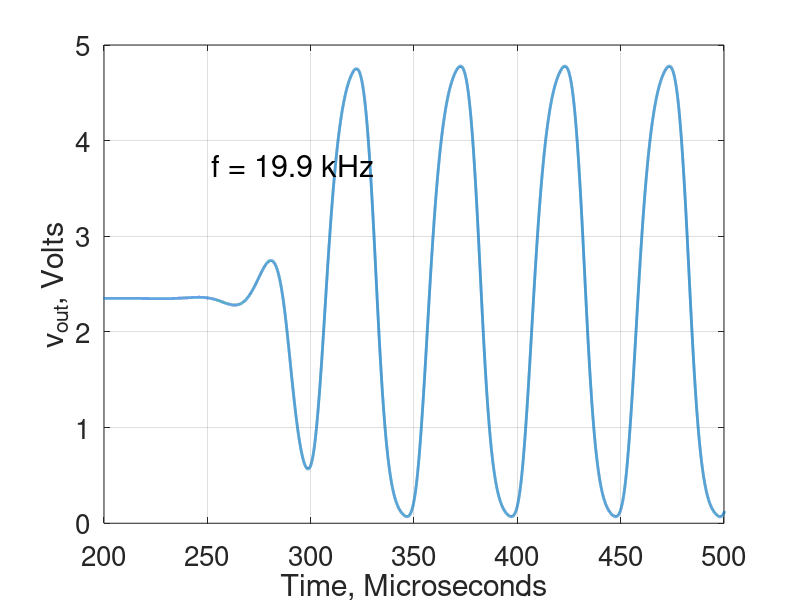

This chart was generated by the following MATLAB code:
%% ECE 342 - Derek Haas and Cameron Sullivan - Lab Task 3 Part 3 MATLAB

close all;

%% Plot transient response of ring oscillator.

data = csvread('ring-oscillator-transient.CSV');
time = data(:, 1);
Vout = data(:, 2);

plot(time * 10e5, Vout, 'linewidth', 2);
set(gca,'fontsize',20);
% title('Ring Oscillator Transient Response');
ylabel('v_{out}, Volts');
xlabel('Time, Microseconds');
grid on;
xlim([200 500]);

text(252,3.75, 'f = 19.9 kHz', 'FontSize', 22);